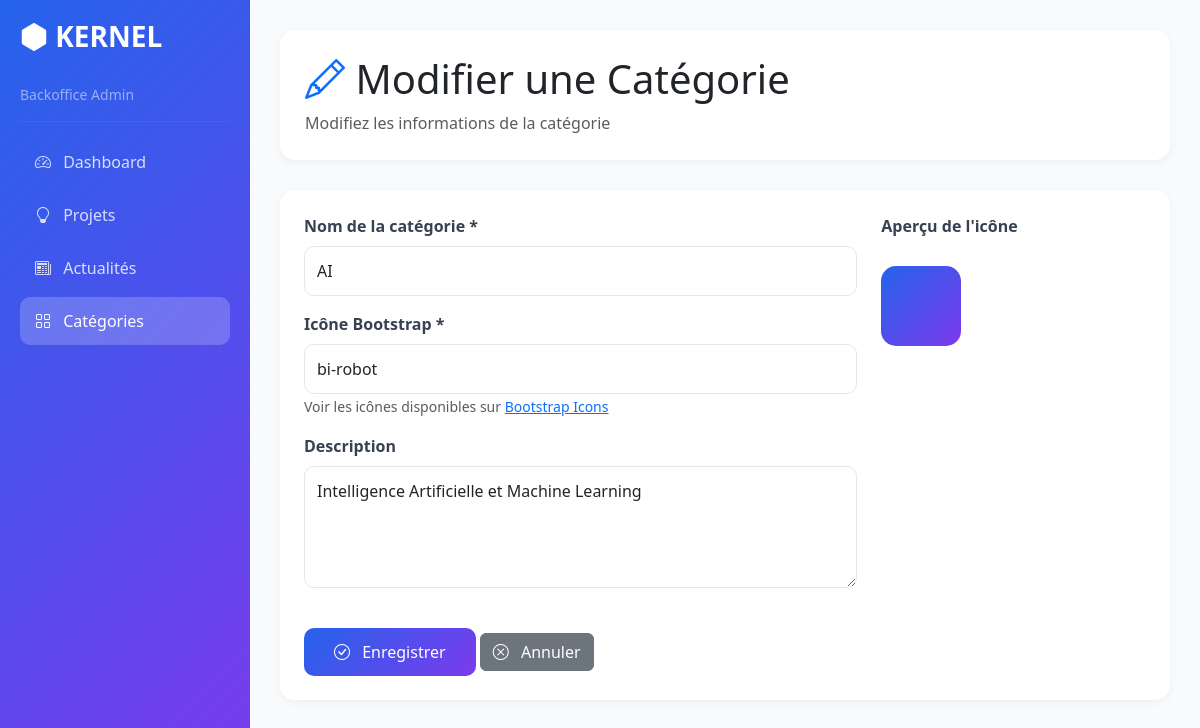
Page /view/BackOffice/categorie/modifierCategorie.php?id=1 on the committed database.
### tables this page shows
CREATE TABLE `categorie` (
  `id` int(11) NOT NULL,
  `nom` varchar(100) DEFAULT NULL,
  `icon` varchar(50) DEFAULT NULL,
  `description` text DEFAULT NULL
);

### controller/categoriecontroller.php (called while the page is built, shortened)
<?php
class CategorieController {
    public function showCategorie($id) {
        $sql = "SELECT * FROM categorie WHERE id = :id";
        $db = config::getConnexion();
        $query = $db->prepare($sql);
        $query->bindValue(':id', $id);
        try {
            $query->execute();
            $categorie = $query->fetch();
            return $categorie;
        } catch (Exception $e) {
            die('Error: ' . $e->getMessage());
        }
    }
}
?>

### view/BackOffice/categorie/modifierCategorie.php (the view, shortened to what this page needs)
<?php
include_once(__DIR__ . '/../../../controller/categoriecontroller.php');
$categorieController = new CategorieController();
$id = $_GET['id'] ?? null;
$categorie = $categorieController->showCategorie($id);
?>
<!DOCTYPE html>
<html lang="fr">
<head>
    <link href="https://cdn.jsdelivr.net/npm/bootstrap@5.3.1/dist/css/bootstrap.min.css" rel="stylesheet">
    <link rel="stylesheet" href="https://cdn.jsdelivr.net/npm/bootstrap-icons@1.10.0/font/bootstrap-icons.min.css">
</head>
<body>
    <div class="container-fluid">
        <div class="row">
            <div class="sidebar">
                <h3><i class="bi bi-hexagon-fill"></i> KERNEL</h3>
                <p class="text-white-50 small">Backoffice Admin</p>
                <hr style="border-color: rgba(255,255,255,0.2);">
                <ul class="nav flex-column">
                    <li class="nav-item">
                        <a class="nav-link" href="../dashboard.php">
                            <i class="bi bi-speedometer2 me-2"></i> Dashboard
                        </a>
                    </li>
                    <li class="nav-item">
                        <a class="nav-link" href="../projet/listeProjet.php">
                            <i class="bi bi-lightbulb me-2"></i> Projets
                        </a>
                    </li>
                    <li class="nav-item">
                        <a class="nav-link" href="../actualite/listeActualite.php">
                            <i class="bi bi-newspaper me-2"></i> Actualités
                        </a>
                    </li>
                    <li class="nav-item">
                        <a class="nav-link active" href="listeCategorie.php">
                            <i class="bi bi-grid me-2"></i> Catégories
                        </a>
                    </li>
                </ul>
            </div>
            <div class="main-content">
                <div class="page-header">
                    <h1><i class="bi bi-pencil text-primary"></i> Modifier une Catégorie</h1>
                    <p class="text-muted mb-0">Modifiez les informations de la catégorie</p>
                </div>
                <div class="card">
                    <div class="card-body p-4">
                        <form method="POST" action="">
                            <div class="row">
                                <div class="col-md-8">
                                    <div class="mb-3">
                                        <label for="nom" class="form-label">Nom de la catégorie *</label>
                                        <input type="text" class="form-control" id="nom" name="nom"
                                               value="<?php echo htmlspecialchars($categorie['nom']); ?>" >
                                    </div>
                                    <div class="mb-3">
                                        <label for="icon" class="form-label">Icône Bootstrap *</label>
                                        <input type="text" class="form-control" id="icon" name="icon"
                                               value="<?php echo htmlspecialchars($categorie['icon']); ?>"
                                               placeholder="Ex: robot, cpu, diagram-3" >
                                        <small class="text-muted">
                                            Voir les icônes disponibles sur
                                            <a href="https://icons.getbootstrap.com/" target="_blank">Bootstrap Icons</a>
                                        </small>
                                    </div>
                                    <div class="mb-3">
                                        <label for="description" class="form-label">Description</label>
                                        <textarea class="form-control" id="description" name="description" rows="4"><?php echo htmlspecialchars($categorie['description']); ?></textarea>
                                    </div>
                                </div>
                                <div class="col-md-4">
                                    <label class="form-label">Aperçu de l'icône</label>
                                    <div class="icon-preview" id="iconPreview">
                                    </div>
                                </div>
                            </div>
                            <div class="mt-4">
                                <button type="submit" class="btn btn-primary">
                                    <i class="bi bi-check-circle me-2"></i> Enregistrer
                                </button>
                                <a href="listeCategorie.php" class="btn btn-secondary">
                                    <i class="bi bi-x-circle me-2"></i> Annuler
                                </a>
                            </div>
                        </form>
                    </div>
                </div>
            </div>
        </div>
    </div>
</body>
</html>

### view/BackOffice/categorie/modifierCategorie.php (style rules this page uses)
:root { --primary: #2563EB; --secondary: #7C3AED; }
body { background: #F9FAFB; overflow-x: hidden; }
.sidebar { background: linear-gradient(135deg, var(--primary), var(--secondary)); min-height: 100vh; color: white; position: fixed; width: 250px; padding: 20px; left: 0; top: 0; z-index: 1000; }
.sidebar h3 { font-weight: 700; margin-bottom: 30px; }
.sidebar .nav-link { color: rgba(255,255,255,0.8); padding: 12px 15px; border-radius: 10px; margin-bottom: 5px; transition: all 0.3s; }
.sidebar .nav-link:hover, .sidebar .nav-link.active { background: rgba(255,255,255,0.2); color: white; }
.main-content { margin-left: 250px; padding: 30px; min-height: 100vh; width: calc(100% - 250px); overflow-x: hidden; }
.page-header { background: white; padding: 25px; border-radius: 15px; box-shadow: 0 2px 10px rgba(0,0,0,0.05); margin-bottom: 30px; }
.card { border: none; border-radius: 15px; box-shadow: 0 2px 10px rgba(0,0,0,0.05); }
.form-label { font-weight: 600; color: #374151; }
.form-control, .form-select { border-radius: 10px; border: 1px solid #E5E7EB; padding: 12px; }
.btn-primary { background: linear-gradient(135deg, var(--primary), var(--secondary)); border: none; padding: 12px 30px; border-radius: 10px; }
.icon-preview { width: 80px; height: 80px; border-radius: 15px; display: flex; align-items: center; justify-content: center; font-size: 40px; background: linear-gradient(135deg, var(--primary), var(--secondary)); color: white; margin: 20px 0; }

### rows in the picture
categorie: nom "AI", icon "bi-robot", description "Intelligence Artificielle et Machine Learning"
